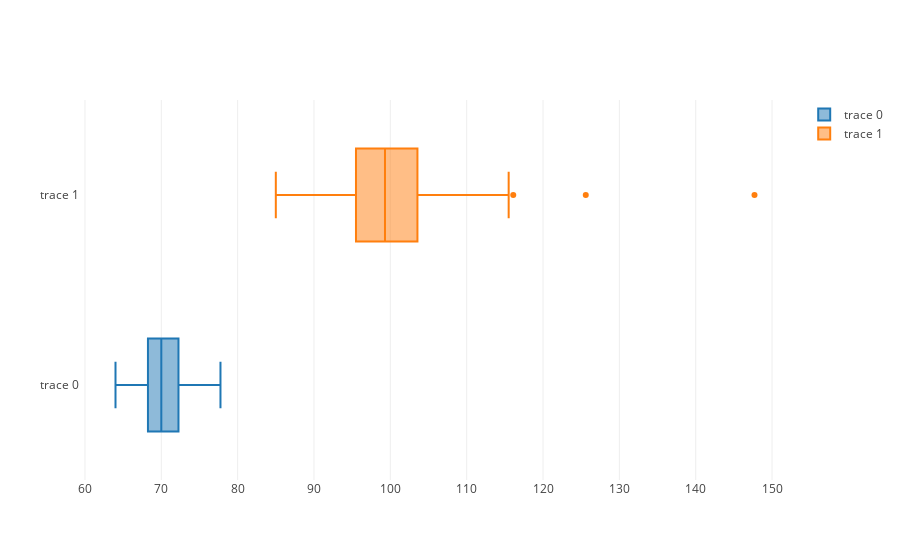

The cell this chart's notebook holds for it:
### Code cell
import plotly.plotly as py
import plotly.graph_objs as go

import numpy as np

x0 = datos.estatura
x1 = datos.cadera

t = go.Box(x=x0)
y = go.Box(x=x1)
data = [t, y]
iplot(data)

### Figure 1 — Plotly figure (JSON) as saved in the notebook; plotly's stock layout.template omitted (floating-point values rounded to 4 significant figures; data arrays with more than 128 entries replaced by an {"elided": "..."} marker saying what was removed)
{"data": [{"type": "box", "uid": "80cc7d43-8cfb-404a-8bc0-26b642620372", "x": {"elided": "252 float values"}}, {"type": "box", "uid": "1c3e5c89-4f5e-44a3-92ff-4426d355a75e", "x": {"elided": "252 float values"}}], "layout": {}}
